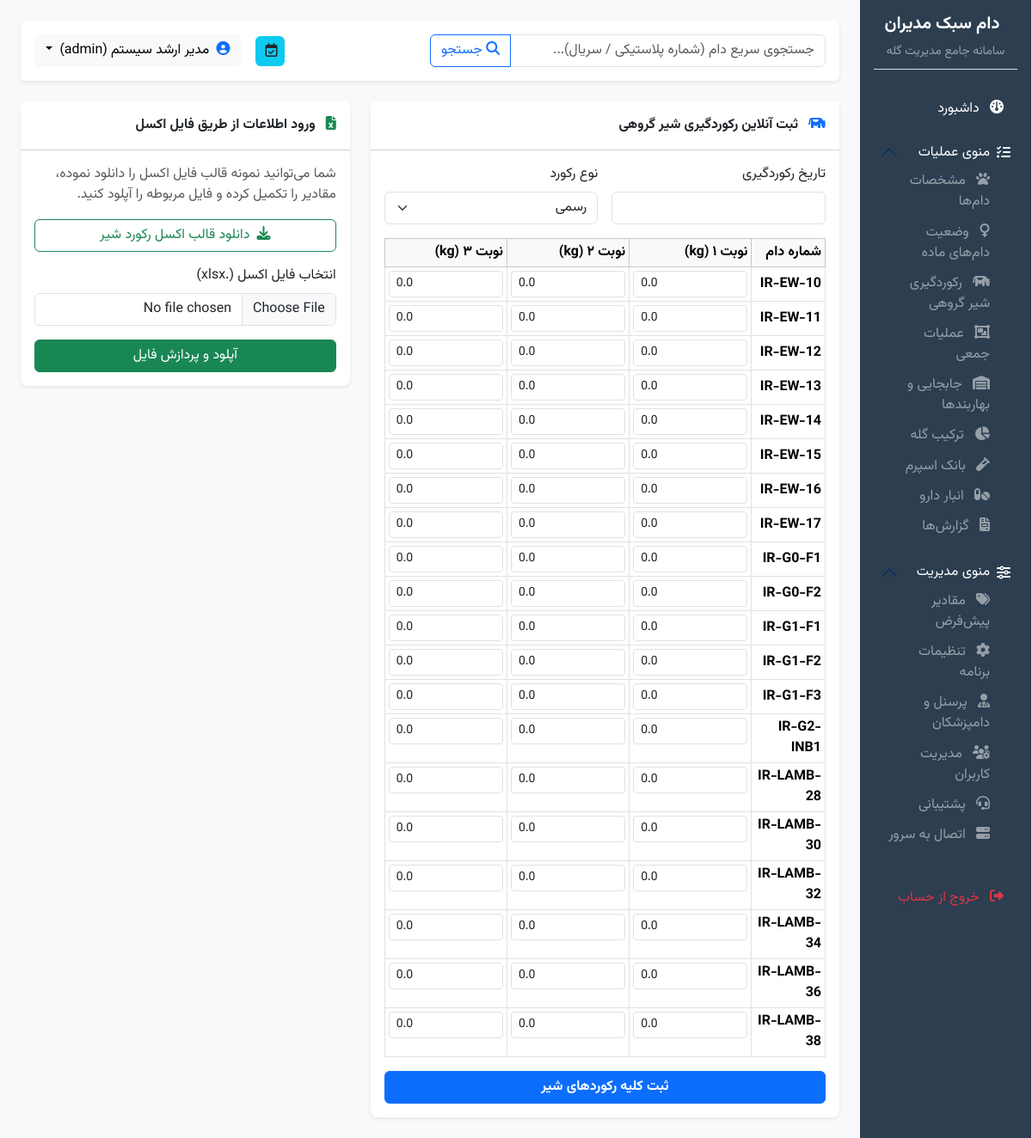
Page /milk-bulk (signed in) on the committed database.
### app/models/user.py (models this page shows, shortened)
class User(UserMixin, db.Model):
    __tablename__ = 'users'
    id = db.Column(db.Integer, primary_key=True)
    username = db.Column(db.String(64), unique=True, nullable=False, index=True)
    password_hash = db.Column(db.String(256), nullable=False)
    full_name = db.Column(db.String(128), nullable=True)
    role = db.Column(db.Enum(UserRole), default=UserRole.DATA_ENTRY, nullable=False)
    is_active = db.Column(db.Boolean, default=True, nullable=False)
    created_at = db.Column(db.DateTime, default=lambda: datetime.now(timezone.utc), nullable=False)

### app/models/animal.py (models this page shows, shortened)
class Animal(db.Model):
    __tablename__ = 'animal'
    id = db.Column(db.Integer, primary_key=True)
    plastic_tag = db.Column(db.String(50), unique=True, nullable=False, index=True)
    serial_number = db.Column(db.String(50), unique=True, nullable=False, index=True)
    national_id = db.Column(db.String(50), nullable=True)
    metal_tag = db.Column(db.String(50), nullable=True)
    birth_date = db.Column(db.Date, nullable=False)
    sex = db.Column(db.Enum(Sex), nullable=False)
    species = db.Column(db.Enum(Species), default=Species.SHEEP, nullable=False)
    breed = db.Column(db.String(50), nullable=True)
    parity = db.Column(db.Integer, default=0, nullable=False)
    origin = db.Column(db.Enum(Origin), default=Origin.BORN_IN_FARM, nullable=False)
    mother_id = db.Column(db.Integer, db.ForeignKey('animal.id', ondelete='SET NULL'), nullable=True)
    father_id = db.Column(db.Integer, db.ForeignKey('animal.id', ondelete='SET NULL'), nullable=True)
    father_sperm_id = db.Column(db.Integer, db.ForeignKey('sperm.id', ondelete='SET NULL'), nullable=True)
    current_pen_id = db.Column(db.Integer, db.ForeignKey('pen.id', ondelete='RESTRICT'), nullable=True)
    status = db.Column(db.Enum(AnimalStatus), default=AnimalStatus.ALIVE, nullable=False)
    removal_date = db.Column(db.Date, nullable=True)
    removal_reason = db.Column(db.String(255), nullable=True)
    removal_group = db.Column(db.String(100), nullable=True)
    removal_form_number = db.Column(db.String(50), nullable=True)
    removal_buyer_name = db.Column(db.String(100), nullable=True)
    birth_weight = db.Column(db.Float, nullable=True)
    photo_path = db.Column(db.String(255), nullable=True)
    notes = db.Column(db.Text, nullable=True)
    created_at = db.Column(db.DateTime, default=lambda: datetime.now(timezone.utc), nullable=False)
    updated_at = db.Column(db.DateTime, default=lambda: datetime.now(timezone.utc), onupdate=lambda: datetime.now(timezone.utc), nullable=False)
    mother = db.relationship('Animal', remote_side=[id], foreign_keys=[mother_id], backref=db.backref('offspring_mother', lazy='dynamic'))
    father = db.relationship('Animal', remote_side=[id], foreign_keys=[father_id], backref=db.backref('offspring_father', lazy='dynamic'))

### app/routes/milk.py (the view)
@bp.route('/milk-bulk')
@login_required
def milk_bulk():
    lactating_females = Animal.query.filter_by(sex=Sex.FEMALE, status=AnimalStatus.ALIVE).order_by(Animal.plastic_tag.asc()).all()
    upload_form = BulkMilkUploadForm()
    return render_template('milk/bulk.html', lactating_females=lactating_females, upload_form=upload_form)

### app/forms/milk.py
class BulkMilkUploadForm(FlaskForm):
    excel_file = FileField('فایل اکسل رکوردها (.xlsx)', validators=[
        FileRequired(message='لطفاً فایل اکسل را انتخاب کنید.'),
        FileAllowed(['xlsx'], message='فقط فایل‌های اکسل با پسوند .xlsx مجاز هستند.')
    ])
    submit = SubmitField('آپلود و پردازش فایل')

### app/templates/milk/bulk.html (shortened to what this page needs)
{% extends "base.html" %}
{% block content %}
<div class="row g-4">
    <div class="col-md-7">
        <div class="card shadow-sm border-0">
            <div class="card-header bg-white py-3 fw-bold">
                <i class="fa-solid fa-cow text-primary me-2"></i> ثبت آنلاین رکوردگیری شیر گروهی
            </div>
            <div class="card-body">
                <form method="POST" action="{{ url_for('milk.milk_bulk_submit') }}">
                    <div class="row g-3 mb-3">
                        <div class="col-md-6">
                            <label class="form-label">تاریخ رکوردگیری</label>
                            <input type="text" name="date" class="form-control pdate" required>
                        </div>
                        <div class="col-md-6">
                            <label class="form-label">نوع رکورد</label>
                            <select name="record_type" class="form-select">
                                <option value="official">رسمی</option>
                            </select>
                        </div>
                    </div>
                    <table class="table table-bordered table-sm">
                        <thead class="table-light">
                            <tr><th>شماره دام</th><th>نوبت ۱ (kg)</th><th>نوبت ۲ (kg)</th><th>نوبت ۳ (kg)</th></tr>
                        </thead>
                        <tbody>
                            {% for f in lactating_females %}
                            <tr>
                                <td class="align-middle">
                                    <strong>{{ f.plastic_tag }}</strong>
                                </td>
                                <td><input type="number" step="0.1" name="m1[]" class="form-control form-control-sm" value="0.0"></td>
                                <td><input type="number" step="0.1" name="m2[]" class="form-control form-control-sm" value="0.0"></td>
                                <td><input type="number" step="0.1" name="m3[]" class="form-control form-control-sm" value="0.0"></td>
                            </tr>
                            {% endfor %}
                        </tbody>
                    </table>
                    <button type="submit" class="btn btn-primary fw-bold w-100">ثبت کلیه رکوردهای شیر</button>
                </form>
            </div>
        </div>
    </div>
    <div class="col-md-5">
        <div class="card shadow-sm border-0">
            <div class="card-header bg-white py-3 fw-bold">
                <i class="fa-solid fa-file-excel text-success me-2"></i> ورود اطلاعات از طریق فایل اکسل
            </div>
            <div class="card-body">
                <p class="fs-7 text-muted">شما می‌توانید نمونه قالب فایل اکسل را دانلود نموده، مقادیر را تکمیل کرده و فایل مربوطه را آپلود کنید.</p>
                <a href="{{ url_for('milk.download_template') }}" class="btn btn-outline-success w-100 mb-3">
                    <i class="fa-solid fa-download me-1"></i> دانلود قالب اکسل رکورد شیر
                </a>
                <form method="POST" action="{{ url_for('milk.upload_excel') }}" enctype="multipart/form-data">
                    <div class="mb-3">
                        <label class="form-label">انتخاب فایل اکسل (.xlsx)</label>
                        {{ upload_form.excel_file(class="form-control") }}
                    </div>
                    {{ upload_form.submit(class="btn btn-success w-100") }}
                </form>
            </div>
        </div>
    </div>
</div>
{% endblock %}

### app/templates/base.html (shortened to what this page needs)
<!DOCTYPE html>
<html dir="rtl" lang="fa">
<head>
    <link rel="stylesheet" href="https://cdn.jsdelivr.net/npm/bootstrap@5.3.3/dist/css/bootstrap.rtl.min.css">
    <link rel="stylesheet" href="https://cdnjs.cloudflare.com/ajax/libs/font-awesome/6.5.2/css/all.min.css">
    <link rel="stylesheet" href="https://cdn.datatables.net/1.13.7/css/dataTables.bootstrap5.min.css">
    <link rel="stylesheet" href="{{ url_for('static', filename='vendor/persian-datepicker/persian-datepicker.min.css') }}">
    <link rel="stylesheet" href="{{ url_for('static', filename='css/style.css') }}">
</head>
<body>
    {% if current_user.is_authenticated %}
    <div class="container-fluid p-0">
        <div class="row g-0">
            <div class="col-md-3 col-lg-2 sidebar p-3 border-start">
                <div class="text-center mb-4 pb-2 border-bottom">
                    <h5 class="fw-bold text-white">دام سبک مدیران</h5>
                    <small class="text-white-50">سامانه جامع مدیریت گله</small>
                </div>
                <div class="nav flex-column nav-pills me-0" id="sidebarMenu">
                    <a class="nav-link text-white {{ 'active' if request.endpoint == 'dashboard.index' else '' }}" href="{{ url_for('dashboard.index') }}">
                        <i class="fa-solid fa-gauge me-2"></i> داشبورد
                    </a>
                    <div class="accordion accordion-flush my-2" id="accordionOps">
                        <div class="accordion-item bg-transparent text-white border-0">
                            <h2 class="accordion-header" id="headingOps">
                                <button class="accordion-button bg-transparent text-white shadow-none px-2 py-2 fs-6" type="button" data-bs-toggle="collapse" data-bs-target="#collapseOps" aria-expanded="true" aria-controls="collapseOps">
                                    <i class="fa-solid fa-list-check me-2"></i> منوی عملیات
                                </button>
                            </h2>
                            <div id="collapseOps" class="accordion-collapse collapse show" aria-labelledby="headingOps">
                                <div class="accordion-body p-0 ps-3">
                                    <a class="nav-link text-white-50 py-1 fs-7" href="{{ url_for('animals.list') }}"><i class="fa-solid fa-paw me-2"></i> مشخصات دام‌ها</a>
                                    <a class="nav-link text-white-50 py-1 fs-7" href="{{ url_for('animals.female_status') }}"><i class="fa-solid fa-venus me-2"></i> وضعیت دام‌های ماده</a>
                                    <a class="nav-link text-white-50 py-1 fs-7" href="{{ url_for('milk.milk_bulk') }}"><i class="fa-solid fa-cow me-2"></i> رکوردگیری شیر گروهی</a>
                                    <a class="nav-link text-white-50 py-1 fs-7" href="{{ url_for('bulk_operations.index') }}"><i class="fa-solid fa-object-group me-2"></i> عملیات جمعی</a>
                                    <a class="nav-link text-white-50 py-1 fs-7" href="{{ url_for('pens.list') }}"><i class="fa-solid fa-warehouse me-2"></i> جابجایی و بهاربندها</a>
                                    <a class="nav-link text-white-50 py-1 fs-7" href="{{ url_for('herd_composition.index') }}"><i class="fa-solid fa-chart-pie me-2"></i> ترکیب گله</a>
                                    <a class="nav-link text-white-50 py-1 fs-7" href="{{ url_for('sperm_bank.list') }}"><i class="fa-solid fa-vial me-2"></i> بانک اسپرم</a>
                                    <a class="nav-link text-white-50 py-1 fs-7" href="{{ url_for('medicine_warehouse.list') }}"><i class="fa-solid fa-pills me-2"></i> انبار دارو</a>
                                    <a class="nav-link text-white-50 py-1 fs-7" href="{{ url_for('reports.index') }}"><i class="fa-solid fa-file-invoice me-2"></i> گزارش‌ها</a>
                                </div>
                            </div>
                        </div>
                    </div>
                    <div class="accordion accordion-flush my-2" id="accordionAdmin">
                        <div class="accordion-item bg-transparent text-white border-0">
                            <h2 class="accordion-header" id="headingAdmin">
                                <button class="accordion-button bg-transparent text-white shadow-none px-2 py-2 fs-6" type="button" data-bs-toggle="collapse" data-bs-target="#collapseAdmin" aria-expanded="true" aria-controls="collapseAdmin">
                                    <i class="fa-solid fa-sliders me-2"></i> منوی مدیریت
                                </button>
                            </h2>
                            <div id="collapseAdmin" class="accordion-collapse collapse show" aria-labelledby="headingAdmin">
                                <div class="accordion-body p-0 ps-3">
                                    <a class="nav-link text-white-50 py-1 fs-7" href="{{ url_for('admin.defaults') }}"><i class="fa-solid fa-tags me-2"></i> مقادیر پیش‌فرض</a>
                                    <a class="nav-link text-white-50 py-1 fs-7" href="{{ url_for('admin.program_settings') }}"><i class="fa-solid fa-gear me-2"></i> تنظیمات برنامه</a>
                                    <a class="nav-link text-white-50 py-1 fs-7" href="{{ url_for('admin.staff') }}"><i class="fa-solid fa-user-doctor me-2"></i> پرسنل و دامپزشکان</a>
                                    {% if current_user.role.value == 'admin' %}
                                    <a class="nav-link text-white-50 py-1 fs-7" href="{{ url_for('admin.users') }}"><i class="fa-solid fa-users-gear me-2"></i> مدیریت کاربران</a>
                                    {% endif %}
                                    <a class="nav-link text-white-50 py-1 fs-7" href="{{ url_for('admin.support') }}"><i class="fa-solid fa-headset me-2"></i> پشتیبانی</a>
                                    <a class="nav-link text-white-50 py-1 fs-7" href="{{ url_for('admin.server_connection') }}"><i class="fa-solid fa-server me-2"></i> اتصال به سرور</a>
                                </div>
                            </div>
                        </div>
                    </div>
                    <a class="nav-link text-danger mt-4" href="{{ url_for('auth.logout') }}">
                        <i class="fa-solid fa-right-from-bracket me-2"></i> خروج از حساب
                    </a>
                </div>
            </div>
            <div class="col-md-9 col-lg-10 main-content">
                <div class="d-flex justify-content-between align-items-center mb-4 p-3 bg-white rounded shadow-sm">
                    <form action="{{ url_for('animals.search_quick') }}" method="GET" class="d-flex w-50">
                        <div class="input-group">
                            <input type="text" name="q" class="form-control" placeholder="جستجوی سریع دام (شماره پلاستیکی / سریال)..." required>
                            <button class="btn btn-outline-primary" type="submit"><i class="fa-solid fa-magnifying-glass"></i> جستجو</button>
                        </div>
                    </form>
                    <div class="d-flex align-items-center">
                        <span class="badge bg-info text-dark me-3 fs-6 p-2">
                            <i class="fa-regular fa-calendar-check me-1"></i> {{ current_date_jalali }}
                        </span>
                        <div class="dropdown">
                            <button class="btn btn-light dropdown-toggle" type="button" id="userMenu" data-bs-toggle="dropdown">
                                <i class="fa-solid fa-user-circle text-primary me-1"></i> {{ current_user.full_name or current_user.username }} ({{ current_user.role.value }})
                            </button>
                        </div>
                    </div>
                </div>
                {% block content %}{% endblock %}
            </div>
        </div>
    </div>
    <div class="toast-container position-fixed bottom-0 end-0 p-3" style="z-index: 1100;">
    </div>
    {% else %}
    <div class="container py-5">
        {% block auth_content %}{% endblock %}
    </div>
    {% endif %}
</body>
</html>

### app/static/css/style.css (style rules this page uses)
body { font-family: 'Vazirmatn', -apple-system, BlinkMacSystemFont, "Segoe UI", Roboto, "Helvetica Neue", Arial, sans-serif; background-color: #f8f9fa; color: #212529; }
.sidebar { min-height: 100vh; background-color: #2c3e50; color: #ecf0f1; }
.sidebar a { color: #bdc3c7; text-decoration: none; }
.sidebar .nav-link { padding: 0.6rem 1rem; border-radius: 0.25rem; margin-bottom: 0.2rem; }
.main-content { padding: 1.5rem; }
.card { border-radius: 0.5rem; box-shadow: 0 0.125rem 0.25rem rgba(0, 0, 0, 0.075); }

### rows in the picture
User: full_name "مدیر ارشد سیستم", role.value "admin"
Animal: plastic_tag "IR-EW-10"
Animal: plastic_tag "IR-EW-11"
Animal: plastic_tag "IR-EW-12"
Animal: plastic_tag "IR-EW-13"
Animal: plastic_tag "IR-EW-14"
Animal: plastic_tag "IR-EW-15"
Animal: plastic_tag "IR-EW-16"
Animal: plastic_tag "IR-EW-17"
Animal: plastic_tag "IR-G0-F1"
Animal: plastic_tag "IR-G0-F2"
Animal: plastic_tag "IR-G1-F1"
Animal: plastic_tag "IR-G1-F2"
Animal: plastic_tag "IR-G1-F3"
Animal: plastic_tag "IR-G2-INB1"
Animal: plastic_tag "IR-LAMB-28"
Animal: plastic_tag "IR-LAMB-30"
Animal: plastic_tag "IR-LAMB-32"
Animal: plastic_tag "IR-LAMB-34"
Animal: plastic_tag "IR-LAMB-36"
Animal: plastic_tag "IR-LAMB-38"
